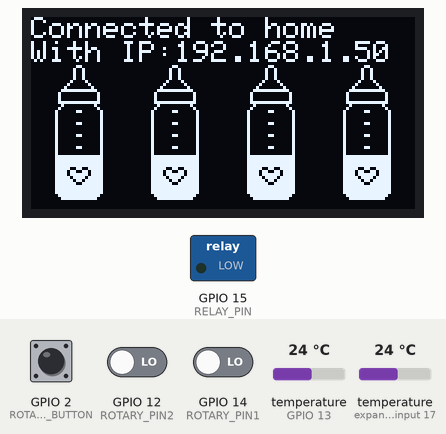
Bench run of a sketch on a simulated ESP8266 (NodeMCU). Parts: 128×64 one-colour display, switched loads named in the sketch (green lamp = pin HIGH). Inputs (shaded band) come from the test bench; at power-on: GPIO 2 (ROTARY_BUTTON) LOW, GPIO 12 (ROTARY_PIN2) LOW, GPIO 14 (ROTARY_PIN1) LOW, temperature (sensors on GPIO 13, expander input 17) 24 °C. WiFi joins after 1.5 s; servers stay silent unless stated; network time is answered at once with the bench clock; the local clock reads 2024-03-15 10:24:30 at power-on unless the sketch sets it; EEPROM starts erased; what the sketch prints to the serial monitor is not drawn.

Above: at 1.7 s.
At 6.1 s:
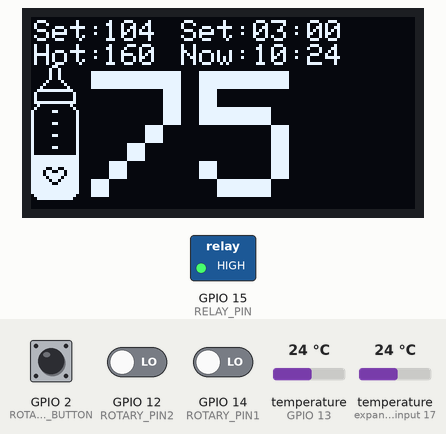
6.2 s: GPIO 2 (ROTARY_BUTTON) pulled HIGH for 0.15 s
At 7.7 s:
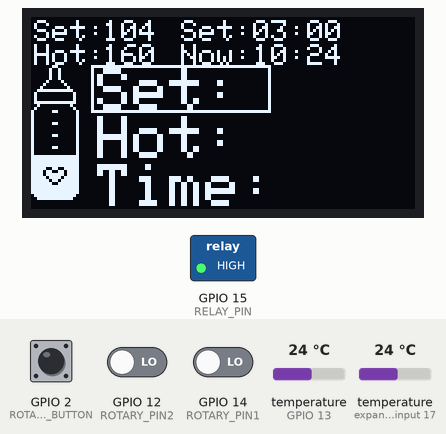
8.9 s: GPIO 2 (ROTARY_BUTTON) pulled HIGH for 1 s
At 10.5 s:
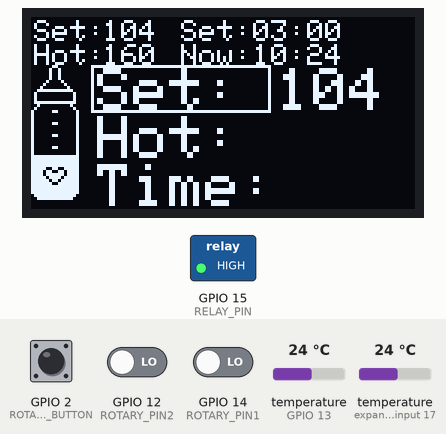
Timing chart, 0 to 12.0 s (numbered marks = the images above; inputs shaded):
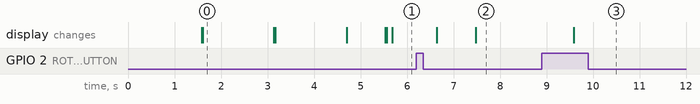

Measured:
- after the input at 6.2 s, the display: first changes after 0.44 s (image 2 shows a later state)
- after the input at 8.9 s, the display: changes after 0.68 s (image 3)
- what the display in image 0 shows lasts 1.5 s, from 1.6 s to 3.1 s

The sketch:

BottleWarmer.ino
```cpp
/*
 * Rui Santos
 * Complete Project Details https://randomnerdtutorials.com
 */

// Temp sensors
#include <OneWire.h>
#include <DallasTemperature.h>
// Rotary + button
#include "ESPRotary.h"  // https://github.com/LennartHennigs/ESPRotary
#include "Button2.h"    // https://github.com/LennartHennigs/Button2
// Wifi
#include <ESP8266WiFi.h>
#include <WiFiManager.h>
// HTTP
#include <ESP8266WebServer.h>
// OTA
#include <ArduinoOTA.h>
// Screen
#include <SPI.h>
#include <Wire.h>
#include <Adafruit_GFX.h>
#include <Adafruit_SSD1306.h>
// Tools
#include <NTPClient.h>
#include "Ticker.h"
#include <ArduinoJson.h>
#include <EEPROM.h>

#define SCREEN_SDA 4
#define SCREEN_SCL 5
#define SCREEN_WIDTH 128     // OLED display width, in pixels
#define SCREEN_HEIGHT 64     // OLED display height, in pixels
#define SCREEN_ADDRESS 0x3C  ///< See datasheet for Address; 0x3D for 128x64, 0x3C for 128x32

#define ROTARY_PIN1 14   //D5
#define ROTARY_PIN2 12   //D6
#define ROTARY_BUTTON 2  //D4
#define CLICKS_PER_STEP 4

#define RELAY_PIN 15  //D8

#define TEMPERATURE_PIN 13  //D7

#define DEVICE_NAME "BottleWarmer"

bool wifiMode = true;
float temperatureF = 0;
float temperatureF2 = 0;
uint8_t targetTemperature = 104;
uint8_t setTemperature = 104;
uint8_t sterilizeTemperature = 160;
uint8_t sterilizeHour = 3;  // 11PM UTC
bool updateTemperatureNow = true;
uint8_t setPoint = 0;
float temperatureErrorAccumulator = 0;

float PID_p = 10.0;
float PID_i = 30.0 / (15.0 * 500.0);


bool updateWIFINow = false;
bool updateNTPNow = true;
bool updateScreenNow = true;


long buttonPressTime = 0;
bool shortPress = false;
bool updateInterface = false;

#define HOME 0
#define SET_VARIABLE 10
#define SET_TEMP 1
#define SET_STERILIZE_TEMP 2
#define SET_STERILIZE_TIME 3
#define CLEANUP 11
int interfaceTime = 0;
int interfaceState = HOME;


static const unsigned char PROGMEM bottle_bmp[] = { 0x1, 0x80, 0x2, 0x40, 0x2, 0x40, 0x2, 0x40, 0x2, 0x40, 0x4, 0x20, 0x8, 0x10, 0x10, 0x8, 0x3f, 0xfc, 0x40, 0x2,
                                                    0x40, 0x2, 0x40, 0x2, 0x7f, 0xfe, 0x20, 0x4, 0x40, 0x2, 0x81, 0x81, 0x80, 0x1, 0x80, 0x1, 0x80, 0x1, 0x81, 0x81,
                                                    0x80, 0x1, 0x80, 0x1, 0x80, 0x1, 0x81, 0x81, 0x80, 0x1, 0x80, 0x1, 0x80, 0x1, 0x81, 0x81, 0x80, 0x1, 0x80, 0x1,
                                                    0xff, 0xff, 0xff, 0xff, 0xff, 0xff, 0xff, 0xff, 0xf9, 0x9f, 0xf6, 0x6f, 0xf7, 0xef, 0xfb, 0xdf, 0xfd, 0xbf,
                                                    0xfe, 0x7f, 0xff, 0xff, 0xff, 0xff, 0xff, 0xff, 0x7f, 0xfe, 0x3f, 0xfc };

OneWire oneWire(TEMPERATURE_PIN);
DallasTemperature sensors(&oneWire);
ESPRotary r;
Ticker tickerTemperature;
Ticker tickerWifi;
Ticker tickerNTP;
Ticker tickerPWM;
Ticker tickerScreen;
Ticker tickerPID;
Adafruit_SSD1306 display(SCREEN_WIDTH, SCREEN_HEIGHT, &Wire, -1);

WiFiUDP ntpUDP;
NTPClient timeClient(ntpUDP);
ESP8266WebServer server(80);

void setup(void) {
  Serial.begin(74880);
  Serial.println(F("BottleWarmer Starting"));

  if (!display.begin(SSD1306_SWITCHCAPVCC, SCREEN_ADDRESS)) {
    Serial.println(F("SSD1306 allocation failed"));
    delay(3000);
    ESP.reset();
    delay(5000);
  }
  display.clearDisplay();
  display.setTextSize(1);               // Normal 1:1 pixel scale
  display.setTextColor(SSD1306_WHITE);  // Draw white text
  display.setCursor(0, 0);              // Start at top-left corner
  display.println(F("Bottle Warmer"));
  display.drawBitmap(8, 16, bottle_bmp, 16, 45, SSD1306_WHITE);
  display.drawBitmap(40, 16, bottle_bmp, 16, 45, SSD1306_WHITE);
  display.drawBitmap(72, 16, bottle_bmp, 16, 45, SSD1306_WHITE);
  display.drawBitmap(104, 16, bottle_bmp, 16, 45, SSD1306_WHITE);
  display.display();
  tickerScreen.attach_ms(250, []() {
    updateScreenNow = true;
  });

  WiFi.mode(WIFI_STA);
  WiFiManager wifiManager;
  if (!wifiManager.autoConnect(DEVICE_NAME)) {
    display.clearDisplay();
    display.println(F("WIFI not connected."));
    display.display();
    wifiMode = false;
  } else {
    clearText();
    display.print(F("Connected to "));
    display.println(WiFi.SSID());
    display.print(F("With IP:"));
    display.println(WiFi.localIP());
    display.display();
    delay(1500);
  }

  tickerWifi.attach(30, []() {
    updateWIFINow = true;
  });

  setupOTA();

  pinMode(ROTARY_BUTTON, INPUT);
  // if (!digitalRead(ROTARY_BUTTON)) {
  //   Serial.println(F("Waiting for OTA"));
  //   display.clearDisplay();
  //   display.println(F("Waiting for OTA"));
  //   display.display();
  //   while (true) {
  //     ArduinoOTA.handle();
  //   }
  // }
  initEEPROM();

  setupServer();

  sensors.begin();
  tickerTemperature.attach_ms(500, []() {
    updateTemperatureNow = true;
  });

  r.begin(ROTARY_PIN1, ROTARY_PIN2, CLICKS_PER_STEP, INT16_MIN, INT16_MAX, setTemperature);
  r.setChangedHandler(rotate);

  attachInterrupt(digitalPinToInterrupt(ROTARY_PIN1), handleLoop, CHANGE);
  attachInterrupt(digitalPinToInterrupt(ROTARY_PIN2), handleLoop, CHANGE);
  attachInterrupt(digitalPinToInterrupt(ROTARY_BUTTON), buttonDown, FALLING);
  attachInterrupt(digitalPinToInterrupt(ROTARY_BUTTON), buttonUp, RISING);

  pinMode(RELAY_PIN, OUTPUT);
  tickerPID.attach(1, runPID);

  timeClient.begin();
  tickerNTP.attach(3600, []() {
    if (wifiMode) {
      updateNTPNow = true;
    }
  });
  delay(1000);
  setupScreen();
}

void loop(void) {
  reconnect_wifi();
  ArduinoOTA.handle();
  updateTemperature();
  server.handleClient();
  updateTime();
  updateScreen();
  handleInterface();
}

void initEEPROM() {
  EEPROM.begin(3);
  uint8_t s = 0;
  EEPROM.get(0, s);
  if (s == 255) {
    EEPROM.put(0, setTemperature);
  } else {
    setTemperature = s;
  }
  EEPROM.get(1, s);
  if (s == 255) {
    EEPROM.put(1, sterilizeTemperature);
  } else {
    sterilizeTemperature = s;
  }
  EEPROM.get(2, s);
  if (s == 255) {
    EEPROM.put(2, sterilizeHour);
  } else {
    sterilizeHour = s;
  }
  EEPROM.commit();
}

void setupOTA() {
  ArduinoOTA.setPassword((const char*)"admin");
  ArduinoOTA.onStart([]() {
    Serial.println(F("OTA Start"));
    display.clearDisplay();
    display.setTextSize(1);
    display.setCursor(0, 0);
    display.println(F("OTA Updating"));
    display.drawRect(0, 9, 104, 7, SSD1306_WHITE);
    display.display();
  });
  ArduinoOTA.onEnd([]() {
    Serial.println(F("\nDone"));
    display.println(F("\nDone"));
    display.display();
  });
  ArduinoOTA.onProgress([](unsigned int progress, unsigned int total) {
    int percent = (progress / (total / 100));
    Serial.printf("Progress: %u%%\r", percent);
    display.fillRect(106, 8, 24, 8, 0x00);               // bank out the current progress
    display.fillRect(2, 11, percent, 3, SSD1306_WHITE);  // bank out the current progress
    display.setCursor(106, 8);
    display.setTextSize(1);
    display.printf("%u%%\r", percent);
    display.display();
  });
  ArduinoOTA.onError([](ota_error_t error) {
    Serial.printf("Error[%u]: ", error);
    String msg = "";
    if (error == OTA_AUTH_ERROR) msg = "Auth Failed";
    else if (error == OTA_BEGIN_ERROR) msg = "Begin Failed";
    else if (error == OTA_CONNECT_ERROR) msg = "Connect Failed";
    else if (error == OTA_RECEIVE_ERROR) msg = "Receive Failed";
    else if (error == OTA_END_ERROR) msg = "End Failed";
    Serial.println(msg);
    display.setTextSize(1);
    display.setCursor(0, 0);
    display.println("\n" + msg);
    display.display();
  });
  ArduinoOTA.begin();
  clearText();
  display.println("OTA Ready");
  display.display();
  delay(500);
}

void setupServer() {
  server.on("/", HTTP_GET, []() {
    server.send(200, "text/html", BuildSensorJson());
  });
  server.onNotFound(handle_NotFound);
  server.begin();
}

void handle_NotFound() {
  server.send(404, "text/plain", F("Not Found\n\n"));
}

void reconnect_wifi() {  //function to reconnect wifi if its not connected
  if (updateWIFINow) {
    if (!WiFi.status() == WL_CONNECTED) {
      Serial.print("Connecting to: ");
      Serial.println(WiFi.SSID());

      WiFiManager wifiManager;
      if (!wifiManager.autoConnect(DEVICE_NAME)) {
        delay(1000);
        Serial.print(".");
      }

      Serial.println();
      Serial.print("Got IP: ");
      Serial.println(WiFi.localIP());
    }
    updateWIFINow = false;
  }
}

ICACHE_RAM_ATTR void buttonUp() {
  if (millis() - buttonPressTime > 10) {
    shortPress = true;
  }
}

ICACHE_RAM_ATTR void buttonDown() {
  buttonPressTime = millis();
}

void wipeYellow() {
  display.fillRect(0, 0, 128, 16, 0x00);
  display.display();
}

void clearText() {
  wipeYellow();
  display.setCursor(0, 0);
}

void updateTemperature() {
  if (updateTemperatureNow) {
    sensors.requestTemperatures();
    float t = sensors.getTempFByIndex(0);
    if (temperatureF == 0) {
      temperatureF = t;
    }
    temperatureF = (temperatureF * .9) + (t * .1);
    t = sensors.getTempFByIndex(1);
    if (temperatureF2 == 0) {
      temperatureF2 = t;
    }
    temperatureF2 = (temperatureF2 * .9) + (t * .1);
    updateTemperatureNow = false;
  }
}


void updateTime() {
  if (updateNTPNow) {
    timeClient.update();
    updateNTPNow = false;
  }
}


ICACHE_RAM_ATTR void handleLoop() {
  r.loop();
}


// on change
void rotate(ESPRotary& r) {
  updateInterface = true;
}

String BuildSensorJson() {
  DynamicJsonDocument result_json(1024);
  result_json["t1"] = temperatureF;
  result_json["t2"] = temperatureF2;
  result_json["set"] = setTemperature;
  result_json["target"] = targetTemperature;
  result_json["hot"] = sterilizeTemperature;
  result_json["st_h"] = sterilizeHour;
  result_json["pwm"] = setPoint;
  result_json["p"] = PID_p;
  result_json["i"] = PID_i;
  result_json["acc"] = temperatureErrorAccumulator;
  result_json["state"] = interfaceState;
  result_json["r"] = r.getPosition();
  result_json["time"] = timeClient.getFormattedTime();

  String message = "";
  serializeJson(result_json, message);

  return message;
}

void runPID() {
  targetTemperature = setTemperature;
  if (timeClient.getHours() >= sterilizeHour && timeClient.getHours() <= sterilizeHour + 1) {
    targetTemperature = sterilizeTemperature;
  }
  float error = targetTemperature - temperatureF;
  if (error < 15) {
    temperatureErrorAccumulator += error;
  }
  temperatureErrorAccumulator = bound(temperatureErrorAccumulator, 0, 20000);
  float out = (PID_p * error) + (PID_i * temperatureErrorAccumulator);
  out = bound(out, 0.0, 100.0);
  setPoint = int(out);
  activateRelay();
}


void activateRelay() {
  if (setPoint) {
    digitalWrite(RELAY_PIN, HIGH);
    tickerPWM.once_ms(setPoint * 10, deactivateRelay);
  }
}

void deactivateRelay() {
  if (setPoint != 100) {
    digitalWrite(RELAY_PIN, LOW);
  }
}

uint8_t boundPWM(uint8_t x) {
  if (x < 0) { x = 0; }
  if (x > 100) { x = 100; }
  return x;
}

// Bound the input value between x_min and x_max.
float bound(float x, float x_min, float x_max) {
  if (x < x_min) { x = x_min; }
  if (x > x_max) { x = x_max; }
  return x;
}
```

Interface.ino
```cpp
void cleanup() {
  interfaceState = CLEANUP;
  shortPress = true;
}


void handleInterface() {
  if (updateInterface) {
    switch (interfaceState) {
      case SET_TEMP:
        setTemperature = r.getPosition();
        updateGUISetTemperature();
        break;
      case SET_STERILIZE_TEMP:
        sterilizeTemperature = r.getPosition();
        updateGUISetSterilizeTemp();
        break;
      case SET_STERILIZE_TIME:
        sterilizeHour = r.getPosition();
        updateGUISetSterilizeTime();
        break;
      case SET_VARIABLE:
        updateSelection();
        break;
    }
    updateInterface = false;
  }

  if (shortPress) {
    shortPress = false;
    int p = r.getPosition();
    switch (interfaceState) {
      case HOME:
        interfaceState = SET_VARIABLE;
        setupGUI();
        r.resetPosition(1);
        break;
      case SET_VARIABLE:
        switch (p) {
          case SET_TEMP:
            r.resetPosition(int(setTemperature));
            break;
          case SET_STERILIZE_TEMP:
            r.resetPosition(int(sterilizeTemperature));
            break;
          case SET_STERILIZE_TIME:
            r.resetPosition(int(sterilizeHour));
            break;
          default:
            cleanup();
            break;
        }
        interfaceState = p;
        break;
      case SET_TEMP:
        EEPROM.put(0, setTemperature);
        EEPROM.commit();
        cleanup();
        break;
      case SET_STERILIZE_TEMP:
        EEPROM.put(1, sterilizeTemperature);
        EEPROM.commit();
        cleanup();
        break;
      case SET_STERILIZE_TIME:
        EEPROM.put(2, sterilizeHour);
        EEPROM.commit();
        cleanup();
        break;
      case CLEANUP:
      default:
        interfaceState = HOME;
        break;
    }
  }
}
```

Screen.ino
```cpp
void setupScreen() {
  display.clearDisplay();
  display.setCursor(1, 1);
  display.setTextSize(1);
  display.print("Set:");
  display.print(float(setTemperature), 0);
  display.setCursor(1, 9);
  display.print("Hot:");
  display.print(float(sterilizeTemperature), 0);
  display.setCursor(50, 1);
  display.print("Set:");
  if (sterilizeHour < 10) {
    display.print("0");
  }
  display.print(float(sterilizeHour), 0);
  display.print(":00");
  display.setCursor(50, 9);
  display.print("Now:");
  display.printf("%02d", timeClient.getHours());
  display.print(":");
  display.printf("%02d", timeClient.getMinutes());
  display.drawBitmap(0, 16, bottle_bmp, 16, 45, SSD1306_WHITE);

  display.setTextSize(6);
  display.setCursor(20, 16);
  display.println(temperatureF, 0);

  display.setTextSize(1);
  display.display();
}

void updateScreenSetTemp() {
  display.setTextSize(1);
  display.fillRect(24, 1, 24, 8, 0x00);  // blank set temperature
  display.setCursor(24, 1);
  display.print(float(setTemperature), 0);
  display.display();
}

void updateScreenSterilizeTemp() {
  display.setTextSize(1);
  display.fillRect(24, 9, 24, 8, 0x00);  // blank set temperature
  display.setCursor(24, 9);
  display.print(float(sterilizeTemperature), 0);
  display.display();
}

void updateScreenSterilizeTime() {
  display.setTextSize(1);
  display.fillRect(74, 1, 32, 8, 0x00);  // blank Times
  display.setCursor(74, 1);
  if (sterilizeHour < 10) {
    display.print("0");
  }
  display.print(float(sterilizeHour), 0);
  display.print(":00");
  display.display();
}

void updateScreenTimeNow() {
  display.setTextSize(1);
  display.fillRect(74, 9, 32, 8, 0x00);  // blank Times
  display.setCursor(74, 9);
  display.printf("%02d", timeClient.getHours());
  display.print(":");
  display.printf("%02d", timeClient.getMinutes());
  display.display();
}

void blankTemperature() {
  display.fillRect(20, 16, 108, 48, 0x00);  // blank temperature
}

void updateScreenTemperature() {
  blankTemperature();
  display.setCursor(20, 18);
  display.setTextSize(6);
  display.print(temperatureF, 0);
  display.display();
  display.setTextSize(1);
}

void setupGUI() {
  blankTemperature();
  display.setTextSize(2);
  display.setCursor(22, 17);
  display.print("Set:");
  display.setCursor(22, 33);
  display.print("Hot:");
  display.setCursor(22, 49);
  display.print("Time:");
  display.display();
}

void updateGUISetTemperature() {
  display.fillRect(82, 17, 58, 14, 0x00);
  display.setTextSize(2);
  display.setCursor(82, 17);
  display.print(float(setTemperature), 0);
  display.display();
  display.setTextSize(1);
}

void updateGUISetSterilizeTemp() {
  display.fillRect(82, 33, 58, 14, 0x00);
  display.setTextSize(2);
  display.setCursor(82, 33);
  display.print(float(sterilizeTemperature), 0);
  display.display();
  display.setTextSize(1);
}
void updateGUISetSterilizeTime() {
  display.fillRect(82, 49, 58, 14, 0x00);
  display.setTextSize(2);
  display.setCursor(82, 49);
    if (sterilizeHour < 10) {
    display.print("0");
  }
  display.print(float(sterilizeHour), 0);
  display.display();
  display.setTextSize(1);
}

void clearSelection() {
  display.drawRect(20, 16, 60, 16, 0x00);
  display.drawRect(20, 32, 60, 16, 0x00);
  display.drawRect(20, 48, 60, 16, 0x00);
}


void updateSelection() {
  int p = r.getPosition();
  clearSelection();
  if (interfaceState == SET_VARIABLE) {
    switch (p) {
      case SET_TEMP:
        display.drawRect(20, 16, 60, 16, SSD1306_WHITE);
        break;
      case SET_STERILIZE_TEMP:
        display.drawRect(20, 32, 60, 16, SSD1306_WHITE);
        break;
      case SET_STERILIZE_TIME:
        display.drawRect(20, 48, 60, 16, SSD1306_WHITE);
        break;
    }
  }
  display.display();
}

void updateScreen() {
  if (updateScreenNow) {
    if (interfaceState == HOME) {
      updateScreenSetTemp();
      updateScreenSterilizeTemp();
      updateScreenSterilizeTime();
      updateScreenSterilizeTime();
      updateScreenTimeNow();
      updateScreenTemperature();
    } else {
      updateInterface = true;
    }
    updateScreenNow = false;
  }
}
```
